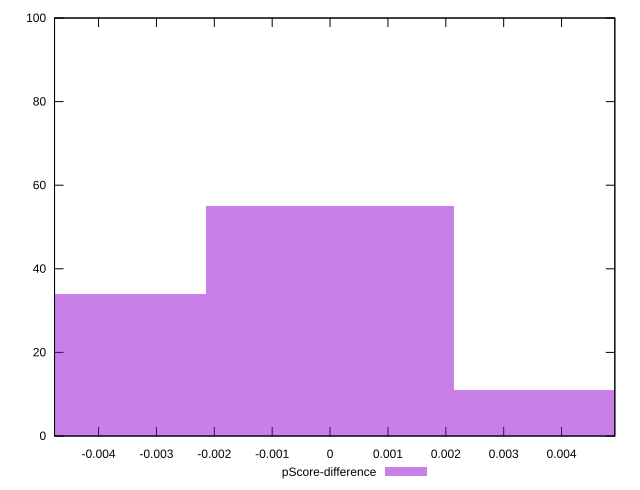

This chart was generated by the following gnuplot code:
reset

$pScoreDifference <<EOF
0 55
-0.0042723322898703805 34
0.0042723322898703805 11
EOF

set key outside below
set boxwidth 0.0042723322898703805
set xrange [-0.0047607356162713:0.004920325155515909]
set yrange [0:100]
set trange [0:100]
set style fill transparent solid 0.5 noborder
set terminal svg size 640, 490 enhanced background rgb 'white'
set output "reports/report_00030_2021-02-24T20-42-31.540Z/interactive/samples/music/pScore-difference/histogram.svg"

plot $pScoreDifference title "pScore-difference" with boxes

reset
